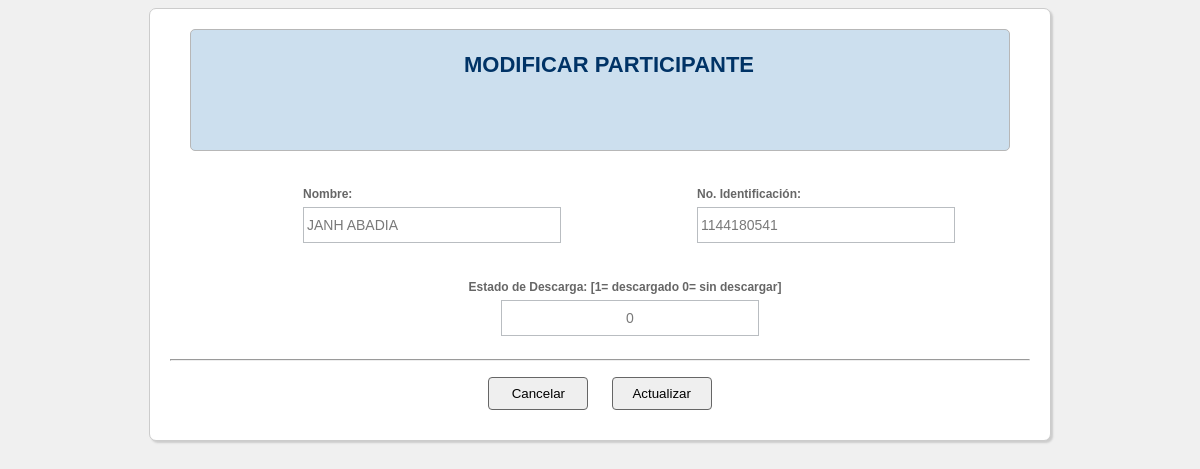
Screenshot of /modifica.php?cod=1 with the database file from the repository.
### tables this page shows
CREATE TABLE `participantes` (
  `id` int(10) NOT NULL,
  `nombre` varchar(300) NOT NULL,
  `identi` varchar(100) NOT NULL,
  `descarga` int(5) NOT NULL DEFAULT 0,
  `congreso` int(10) NOT NULL
);

### modifica.php (the view, shortened to what this page needs)
<?php
include("conexion.php");
	$rst_clien=mysqli_query($conex, "SELECT * FROM participantes WHERE id=".$_REQUEST["cod"].";");
	$fila_clien=mysqli_fetch_array($rst_clien);
?>
<!DOCTYPE html PUBLIC "-//W3C//DTD XHTML 1.0 Transitional//EN" "http://www.w3.org/TR/xhtml1/DTD/xhtml1-transitional.dtd">
<html xmlns="http://www.w3.org/1999/xhtml">
<head>
<link rel="stylesheet" type="text/css" href="css/estilo_registro.css"/>
</head>
<body>
<div class="frm">
        <form action="modifica_guardar.php?cod=<?php echo $_REQUEST["cod"];?>" method="post" enctype="multipart/form-data" name="frm" class="formulario" >
  <div id="stylized" >
      <p> <span style="font-weight:bold; color:#036" >MODIFICAR PARTICIPANTE </span></p>
  </div>
  <BR /><BR />
   <span  >
        	<table>
            <tr>
            <td>
            <div class="campo">
                        <label for= "nombre">Nombre: </label>
                        <input name="nombre" type="text" id="nombre" value="<?php echo $fila_clien["nombre"] ?>"  />
                    </div>
            </td>
            <td>
             <div class="campo">
                   	   <label for= "numidentificacion">No. Identificación:</label>
                       <input name="numidentificacion" type="text"  value="<?php echo $fila_clien["identi"] ?>"/>
                    </div>
            </td>
            </tr>
            <tr>
            <td colspan="2" align="center">
              <div class="campo" > <br /> <br />
                <label for= "descarga" style="width:600px; text-align:center" >Estado de Descarga: [1= descargado  0= sin descargar]</label>
                <input name="descarga" type="text"  value="<?php echo $fila_clien["descarga"] ?>" style="text-align:center"/>
                </div>
            </td>
            </tr>
            </table>
 </span>
 <br clear="all" />
 <hr >
 				<div align="center" >
      <button type="button" id="boton" onclick="window.location.href='admin.php'">Cancelar</button>
      <button type="button" id="boton" onclick="validar(this.form)">Actualizar</button>
 				 </div>
        </form>
</div>
</body>
</html>

### css/estilo_registro.css (style rules this page uses)
body { font-family: Verdana, Arial, Helvetica, sans-serif; font-size:12px; background-color:#f0f0f0; }
.frm { background-color:#fff; border: 1px solid #cccccc; -moz-border-radius:7px; -webkit-border-radius:7px; border-radius:7px; -moz-box-shadow:2px 2px 2px #ccc; -webkit-box-shadow:2px 2px 2px #ccc; box-shadow:2px 2px 2px #ccc; padding:20px; margin-left:auto; margin-right:auto; width:860px; }
.frm label { font-family: ”Arial”, “Lucida Sans Unicode”, Verdana, Lucida Grande, Helvetica, sans-serif; font-size: 12px; line-height: 25px; font-weight: bolder; color: #666; display: block; width: 250px; margin-right: 10px; text-align: left; }
.frm input { font-family: ”Lucida Grande”, “Lucida Sans Unicode”, Verdana, Arial, Helvetica, sans-serif; font-size: 14px; color: #797979; padding: 3px; width: 250px; border: 1px solid #b9bdc1; height:28px; }
#stylized { font-size:22px; color:#3356A7; font-weight:normal; font-family:Verdana, Arial, Helvetica, sans-serif; padding-bottom:30px; background-color:#CCDFEE; border-radius:5px; display:block; padding-left: 18px; border: 1px solid #B7B7B7; height:90px; width:800px; margin: auto; text-align:center; }
.campo { margin:0 0 0 130px; }
#boton { border: 1px solid #666; border-radius: 4px; height:33px; vertical-align:middle; margin:10px; width:100px; }

### rows the page displays
participantes: nombre "JANH ABADIA", numidentificacion "1144180541", descarga "0"
